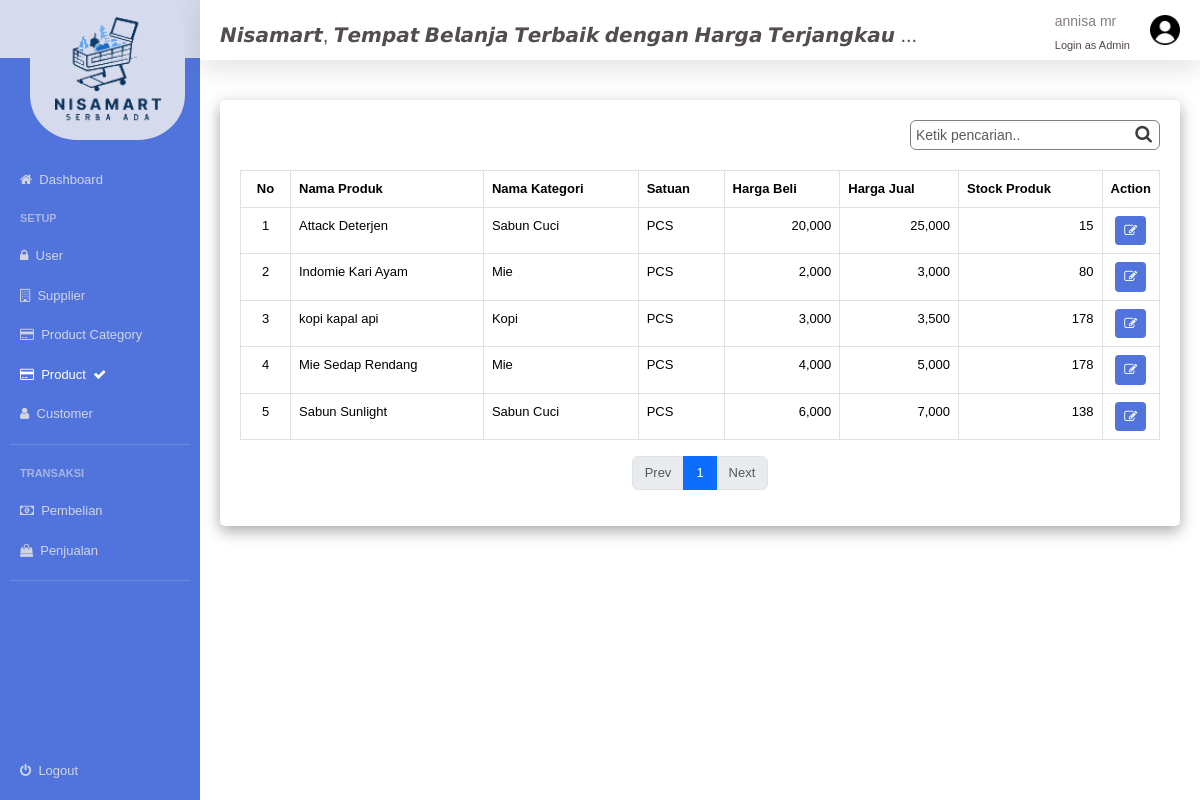
/adm_products.php (signed in), run on the app's committed database.
### tables this page shows
CREATE TABLE `produk` (
  `produk_id` int(11) NOT NULL,
  `toko_id` int(11) NOT NULL,
  `suplier_id` int(11) NOT NULL,
  `nama_produk` varchar(100) NOT NULL,
  `kategori_id` int(11) NOT NULL,
  `satuan` varchar(50) NOT NULL,
  `harga_beli` int(11) NOT NULL,
  `harga_jual` int(11) NOT NULL,
  `jumlah_produk` int(11) NOT NULL,
  `created_at` date NOT NULL
);

CREATE TABLE `produk_kategori` (
  `kategori_id` int(11) NOT NULL,
  `nama_kategori` varchar(50) NOT NULL,
  `created_at` timestamp NOT NULL DEFAULT current_timestamp() ON UPDATE current_timestamp()
);

### adm_products.php (the view, shortened to what this page needs)
<?php
include 'config/dbconnection.php';
$limit = isset($_SESSION['records-limit']) ? $_SESSION['records-limit'] : 7;
$page = (isset($_GET['page']) && is_numeric($_GET['page'])) ? $_GET['page'] : 1;
$paginationStart = ($page - 1) * $limit;
$stmt = $conn->prepare("SELECT ROW_NUMBER() OVER(ORDER BY nama_produk) AS no, a.produk_id, a.nama_produk,b.kategori_id,b.nama_kategori,
a.satuan, a.harga_beli, a.harga_jual, a.jumlah_produk
FROM produk a, produk_kategori b
where   a.kategori_id = b.kategori_id
order by a.nama_produk LIMIT $paginationStart, $limit");
$stmt->execute();
$data = $stmt->fetchAll();
$stmt = $conn->prepare("SELECT count(produk_id) AS id FROM produk");
$stmt->execute();
$countdata = $stmt->fetchAll();
$allRecrods = $countdata[0]['id'];
$totoalPages = ceil($allRecrods / $limit);
$prev = $page - 1;
$next = $page + 1;
$pnama_petugas = $_SESSION['pnama_petugas'];
$plevel = $_SESSION['plevel'];
?>
<!DOCTYPE html>
<html lang="en">
<head>
    <link rel="stylesheet" href="css/layout.css">
    <link rel="stylesheet" href="css/menu.css">
    <link rel="stylesheet" href="css/forms.css">
    <link rel="stylesheet" href="font-awesome/css/font-awesome.min.css">
    <link href="https://cdn.jsdelivr.net/npm/bootstrap@5.3.2/dist/css/bootstrap.min.css" rel="stylesheet">
</head>
<body>
    <div class="layout_container">
        <div class="layout_menu">
            <div class="menu">
                <div class="menu_header">
                    <div class="menu_header_logo">
                        <img src="images/logo.png" alt="" style="background-color:rgb(213, 219, 236);height:150px; top:-60px;left:30px;position:absolute;border-radius:30%;">
                    </div>
                </div>
                <div class="menu_detail">
                    <div class="menu_detail_data">
                        <a href="adm_dashboard.php">
                            <div class="menu_detail_icon">
                                <i class="fa fa-home"></i> &nbsp; Dashboard
                            </div>
                        </a>
                    </div>
                    <div class="menu_detail_title">
                        SETUP
                    </div>
                    <div class="menu_detail_data">
                        <a href="adm_users.php">
                            <div class="menu_detail_icon">
                                <i class="fa fa-lock"></i> &nbsp; User
                            </div>
                        </a>
                    </div>
                    <div class="menu_detail_data">
                        <a href="adm_suppliers.php">
                            <div class="menu_detail_icon">
                                <i class="fa fa-building-o"></i> &nbsp; Supplier
                            </div>
                        </a>
                    </div>
                    <div class="menu_detail_data">
                        <a href="adm_product_categories.php">
                            <div class="menu_detail_icon">
                                <i class="fa fa-credit-card"></i> &nbsp; Product Category
                            </div>
                        </a>
                    </div>
                    <div class="menu_detail_data">
                        <a href="adm_products.php">
                            <div class="menu_detail_icon menu_detail_data_active">
                                <i class="fa fa-credit-card"></i> &nbsp; Product &nbsp; <i class="fa fa-check"></i>
                            </div>
                        </a>
                    </div>
                    <div class="menu_detail_data">
                        <a href="adm_customers.php">
                            <div class="menu_detail_icon">
                                <i class="fa fa-user"></i> &nbsp; Customer
                            </div>
                        </a>
                    </div>
                </div>
                <div class="menu_divider">
                    <div class="menu_divider_style"></div>
                </div>
                <div class="menu_detail">
                    <div class="menu_detail_title">
                        TRANSAKSI
                    </div>
                    <div class="menu_detail_data">
                        <a href="adm_buy_add.php">
                            <div class="menu_detail_icon">
                                <i class="fa fa-money"></i> &nbsp; Pembelian
                            </div>
                        </a>
                    </div>
                    <div class="menu_detail_data">
                        <a href="adm_sale_add.php">
                            <div class="menu_detail_icon">
                                <i class="fa fa-shopping-bag"></i> &nbsp; Penjualan
                            </div>
                        </a>
                    </div>
                </div>
                <div class="menu_divider">
                    <div class="menu_divider_style"></div>
                </div>
                <div class="menu_footer">
                    <div class="menu_detail_data">
                        <a href="logout.php">
                            <div class="menu_detail_icon">
                                <i class="fa fa-power-off"></i> &nbsp; Logout
                            </div>
                        </a>
                    </div>
                </div>
            </div>
        </div>
        <div class="layout_form">
            <div class="forms">
                <div class="forms_header">
                    <div class="forms_header_title" style="position:relative;">
                        <div style=" display:flex;top:-10px;position:absolute;left:20px;width:100%;">
                            𝙉𝙞𝙨𝙖𝙢𝙖𝙧𝙩, 𝙏𝙚𝙢𝙥𝙖𝙩 𝘽𝙚𝙡𝙖𝙣𝙟𝙖 𝙏𝙚𝙧𝙗𝙖𝙞𝙠 𝙙𝙚𝙣𝙜𝙖𝙣 𝙃𝙖𝙧𝙜𝙖 𝙏𝙚𝙧𝙟𝙖𝙣𝙜𝙠𝙖𝙪 ...
                        </div>
                    </div>
                    <div class="forms_header_login">
                        <div class="forms_header_login_user">
                            <div class="forms_header_login_username">
                                <?php echo $pnama_petugas; ?>
                            </div>
                            <div class="forms_header_login_useraccess">
                                Login as <?php echo ucfirst($plevel); ?>
                            </div>
                        </div>
                        <div class="forms_header_login_userpic">
                            <img src="images/user.png" alt="" style="height: 30px;">
                        </div>
                    </div>
                </div>
                <div class="forms_content">
                    <div class="forms_content_title">
                    </div>
                    <div class="forms_content_box">
                        <div class="forms_content_box_toolbar">
                            <div class="forms_content_box_toolbar_search">
                                <div style="margin-left:10px;">
                                    <input type="text" class="form-control" placeholder="Ketik pencarian.." id="cUser" style="width:250px;height:30px;border-style:solid;border-width:0.5px; border-color:#808080;padding-left:5px;font-size:14px;">
                                    <i class="fa fa-search" style="position:absolute;right:8px;top:5px;font-size:18px;"></i>
                                </div>
                            </div>
                        </div>
                        <div class="forms_content_box_tables">
                            <div style="display: block;overflow-x:auto; white-space: nowrap;width:100%;">
                                <table id="tables" class="table table-bordered table-hover">
                                    <thead>
                                        <tr>
                                            <th style="text-align:center;width:50px;">No</th>
                                            <th>Nama Produk</th>
                                            <th>Nama Kategori</th>
                                            <th>Satuan</th>
                                            <th>Harga Beli</th>
                                            <th>Harga Jual</th>
                                            <th>Stock Produk</th>
                                            <th style="width:50px;text-align:center;">Action</th>
                                        </tr>
                                    </thead>
                                    <tbody id="tableCariUser">
                                        <?php
                                        foreach ($data as $row) {
                                            $no = $row['no'];
                                            $nama_produk = $row['nama_produk'];
                                            $nama_kategori = $row['nama_kategori'];
                                            $satuan = $row['satuan'];
                                            $harga_beli = $row['harga_beli'];
                                            $harga_jual = $row['harga_jual'];
                                            $jumlah_produk = $row['jumlah_produk'];
                                        ?>
                                            <tr>
                                                <td style="text-align:center"><?php echo $no; ?></td>
                                                <td><?php echo $nama_produk; ?></td>
                                                <td><?php echo $nama_kategori; ?></td>
                                                <td><?php echo $satuan; ?></td>
                                                <td style="text-align: right;"><?php echo number_format($harga_beli); ?></td>
                                                <td style="text-align: right;"><?php echo number_format($harga_jual); ?></td>
                                                <td style="text-align: right;"><?php echo number_format($jumlah_produk); ?></td>
                                                <td style="text-align:center">
                                                        <button id="BtnEdit" type="submit" class="btn btn-default btn-sm" style="background-color:#5074dc;color:white;font-size:13px;">
                                                            <span class="fa fa-edit"></span>
                                                        </button>
                                                </td>
                                            </tr>
                                        <?php } ?>
                                    </tbody>
                                </table>
                                <nav aria-label="Page navigation example mt-5">
                                    <ul class="pagination justify-content-center">
                                        <li class="page-item <?php if ($page <= 1) {
                                                                    echo 'disabled';
                                                                } ?>">
                                            <a class="page-link" style="font-size:13px;" href="<?php if ($page <= 1) {
                                                                                                    echo '#';
                                                                                                } else {
                                                                                                    echo "?page=" . $prev;
                                                                                                } ?>">Prev</a>
                                        </li>
                                        <?php for ($i = 1; $i <= $totoalPages; $i++) : ?>
                                            <li class="page-item <?php if ($page == $i) {
                                                                        echo 'active';
                                                                    } ?>">
                                                <a class="page-link" style="font-size:13px;" href="adm_products.php?page=<?= $i; ?>"> <?= $i; ?> </a>
                                            </li>
                                        <?php endfor; ?>
                                        <li class="page-item <?php if ($page >= $totoalPages) {
                                                                    echo 'disabled';
                                                                } ?>">
                                            <a class="page-link" style="font-size:13px;" href="<?php if ($page >= $totoalPages) {
                                                                                                    echo '#';
                                                                                                } else {
                                                                                                    echo "?page=" . $next;
                                                                                                } ?>">Next</a>
                                        </li>
                                    </ul>
                                </nav>
                            </div>
                        </div>
                    </div>
                </div>
            </div>
        </div>
    </div>
</body>
</html>

### data on the page
produk: no "1", nama_produk "Attack Deterjen", kategori.nama_kategori "Sabun Cuci", satuan "PCS", harga_beli "20,000", harga_jual "25,000", jumlah_produk "15"
produk: no "2", nama_produk "Indomie Kari Ayam", kategori.nama_kategori "Mie", satuan "PCS", harga_beli "2,000", harga_jual "3,000", jumlah_produk "80"
produk: no "3", nama_produk "kopi kapal api", kategori.nama_kategori "Kopi", satuan "PCS", harga_beli "3,000", harga_jual "3,500", jumlah_produk "178"
produk: no "4", nama_produk "Mie Sedap Rendang", kategori.nama_kategori "Mie", satuan "PCS", harga_beli "4,000", harga_jual "5,000", jumlah_produk "178"
produk: no "5", nama_produk "Sabun Sunlight", kategori.nama_kategori "Sabun Cuci", satuan "PCS", harga_beli "6,000", harga_jual "7,000", jumlah_produk "138"

### other printed values
$pnama_petugas "annisa mr"
$plevel "Admin"
